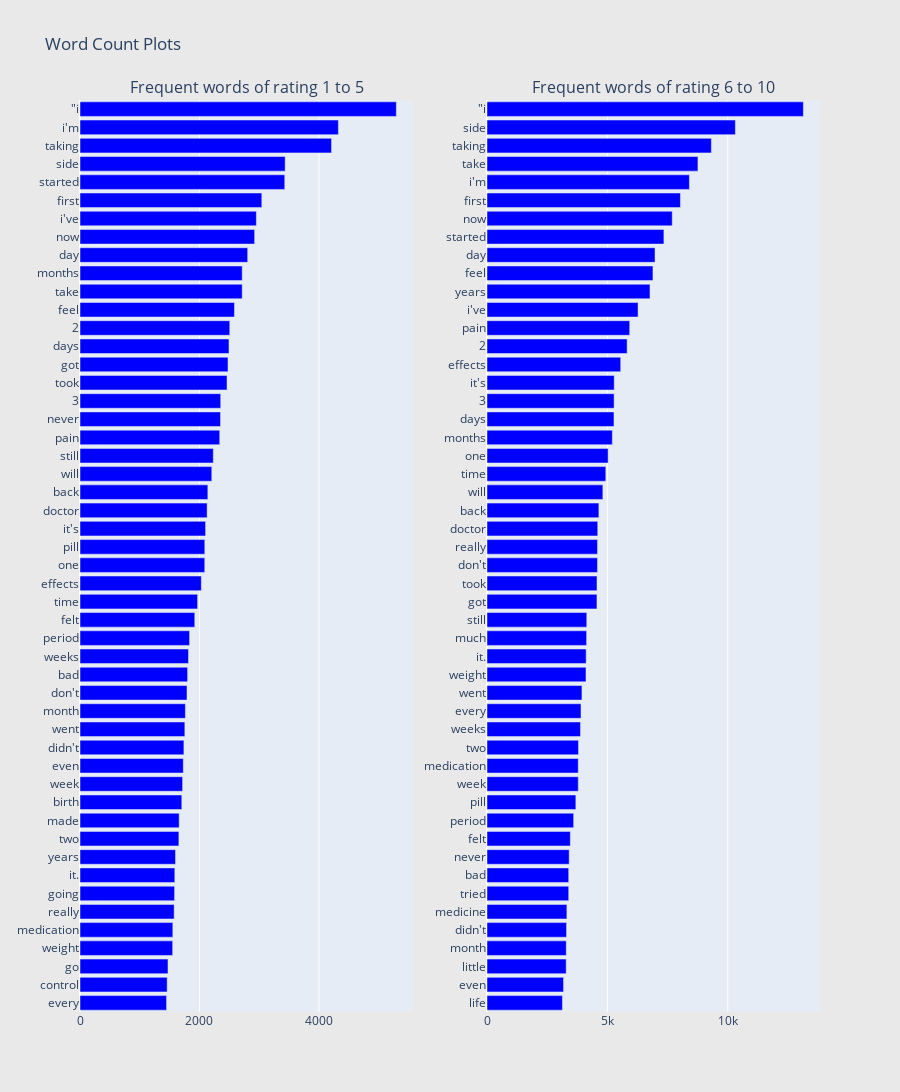

This figure's notebook cell:
### Code cell
## custom function for ngram generation ##
def generate_ngrams(text, n_gram=1):
    token = [token for token in text.lower().split(" ") if token != "" if token not in STOPWORDS]
    ngrams = zip(*[token[i:] for i in range(n_gram)])
    return [" ".join(ngram) for ngram in ngrams]

## custom function for horizontal bar chart ##
def horizontal_bar_chart(df, color):
    trace = go.Bar(
        y=df["word"].values[::-1],
        x=df["wordcount"].values[::-1],
        showlegend=False,
        orientation = 'h',
        marker=dict(
            color=color,
        ),
    )
    return trace

## Get the bar chart from rating  8 to 10 review ##
freq_dict = defaultdict(int)
for sent in df_all_1_5["review_by_patient"]:
    for word in generate_ngrams(sent):
        freq_dict[word] += 1
fd_sorted = pd.DataFrame(sorted(freq_dict.items(), key=lambda x: x[1])[::-1])
fd_sorted.columns = ["word", "wordcount"]
trace0 = horizontal_bar_chart(fd_sorted.head(50), 'blue')

## Get the bar chart from rating  4 to 7 review ##
freq_dict = defaultdict(int)
for sent in df_all_6_10["review_by_patient"]:
    for word in generate_ngrams(sent):
        freq_dict[word] += 1
fd_sorted = pd.DataFrame(sorted(freq_dict.items(), key=lambda x: x[1])[::-1])
fd_sorted.columns = ["word", "wordcount"]
trace1 = horizontal_bar_chart(fd_sorted.head(50), 'blue')

# Creating two subplots
fig = tools.make_subplots(rows=1, cols=2, vertical_spacing=0.04,
                          subplot_titles=["Frequent words of rating 1 to 5", 
                                          "Frequent words of rating 6 to 10"])
fig.append_trace(trace0, 1, 1)
fig.append_trace(trace1, 1, 2)
fig['layout'].update(height=1200, width=900, paper_bgcolor='rgb(233,233,233)', title="Word Count Plots")
py.iplot(fig, filename='word-plots')

### Figure 1 — Plotly figure (JSON) as saved in the notebook; plotly's stock layout.template omitted (floating-point values rounded to 4 significant figures)
{"data": [{"marker": {"color": "blue"}, "orientation": "h", "showlegend": false, "type": "bar", "x": [1449, 1459, 1473, 1551, 1554, 1576, 1583, 1587, 1599, 1655, 1660, 1704, 1717, 1729, 1739, 1755, 1764, 1791, 1801, 1816, 1834, 1921, 1968, 2031, 2088, 2089, 2102, 2128, 2140, 2206, 2231, 2339, 2352, 2355, 2461, 2477, 2494, 2507, 2585, 2715, 2715, 2807, 2923, 2952, 3043, 3427, 3434, 4210, 4325, 5295], "xaxis": "x", "y": ["every", "control", "go", "weight", "medication", "really", "going", "it.", "years", "two", "made", "birth", "week", "even", "didn&#039;t", "went", "month", "don&#039;t", "bad", "weeks", "period", "felt", "time", "effects", "one", "pill", "it&#039;s", "doctor", "back", "will", "still", "pain", "never", "3", "took", "got", "days", "2", "feel", "take", "months", "day", "now", "i&#039;ve", "first", "started", "side", "taking", "i&#039;m", "\"i"], "yaxis": "y"}, {"marker": {"color": "blue"}, "orientation": "h", "showlegend": false, "type": "bar", "x": [3133, 3180, 3289, 3292, 3304, 3318, 3394, 3394, 3414, 3462, 3599, 3691, 3791, 3791, 3802, 3883, 3904, 3944, 4112, 4119, 4138, 4144, 4567, 4569, 4590, 4591, 4600, 4647, 4812, 4935, 5031, 5206, 5274, 5280, 5285, 5553, 5821, 5927, 6274, 6771, 6893, 6979, 7348, 7694, 8034, 8407, 8762, 9320, 10317, 13140], "xaxis": "x2", "y": ["life", "even", "little", "month", "didn&#039;t", "medicine", "tried", "bad", "never", "felt", "period", "pill", "week", "medication", "two", "weeks", "every", "went", "weight", "it.", "much", "still", "got", "took", "don&#039;t", "really", "doctor", "back", "will", "time", "one", "months", "days", "3", "it&#039;s", "effects", "2", "pain", "i&#039;ve", "years", "feel", "day", "started", "now", "first", "i&#039;m", "take", "taking", "side", "\"i"], "yaxis": "y2"}], "layout": {"annotations": [{"font": {"size": 16}, "showarrow": false, "text": "Frequent words of rating 1 to 5", "x": 0.225, "xanchor": "center", "xref": "paper", "y": 1, "yanchor": "bottom", "yref": "paper"}, {"font": {"size": 16}, "showarrow": false, "text": "Frequent words of rating 6 to 10", "x": 0.775, "xanchor": "center", "xref": "paper", "y": 1, "yanchor": "bottom", "yref": "paper"}], "height": 1200, "paper_bgcolor": "rgb(233,233,233)", "title": {"text": "Word Count Plots"}, "width": 900, "xaxis": {"anchor": "y", "domain": [0, 0.45]}, "xaxis2": {"anchor": "y2", "domain": [0.55, 1]}, "yaxis": {"anchor": "x", "domain": [0, 1]}, "yaxis2": {"anchor": "x2", "domain": [0, 1]}}}
